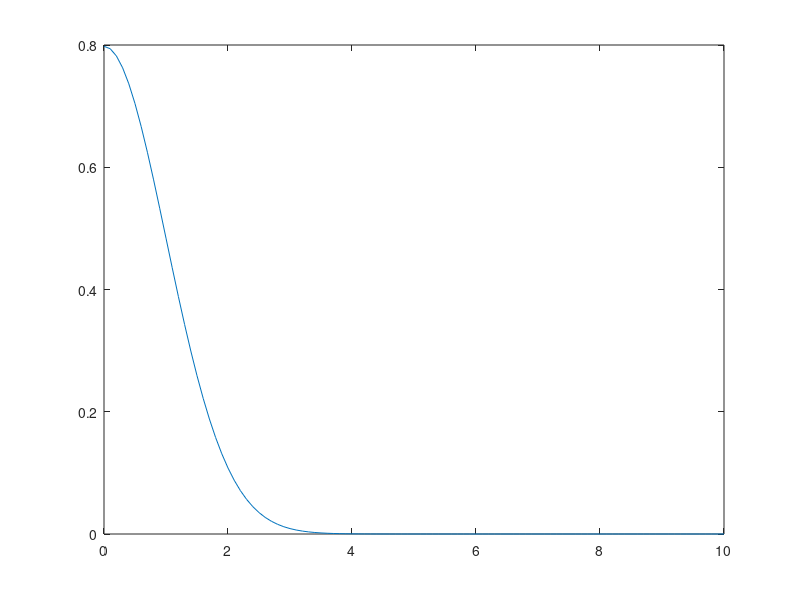

Here is the MATLAB script that generated this plot: (Note: this script raises an error after producing the figure.)
gauss = makedist('HalfNormal','mu',0,'sigma',1);
x = 0:0.1:10;

pdf1=pdf(gauss,x);
f=figure();
plot(x,pdf1);
hold on;
plot(x,custom(x));

xlabel('x');
ylabel('pdf(x)');
legend("Gaussian","Alternate function");



exportgraphics(f, "pdf_shape.pdf", 'BackgroundColor', 'none', 'ContentType', 'vector');

function y = custom(x)
    len = length(x);
    y   = ones(len)'./(x.^2+1)'*0.8;
end